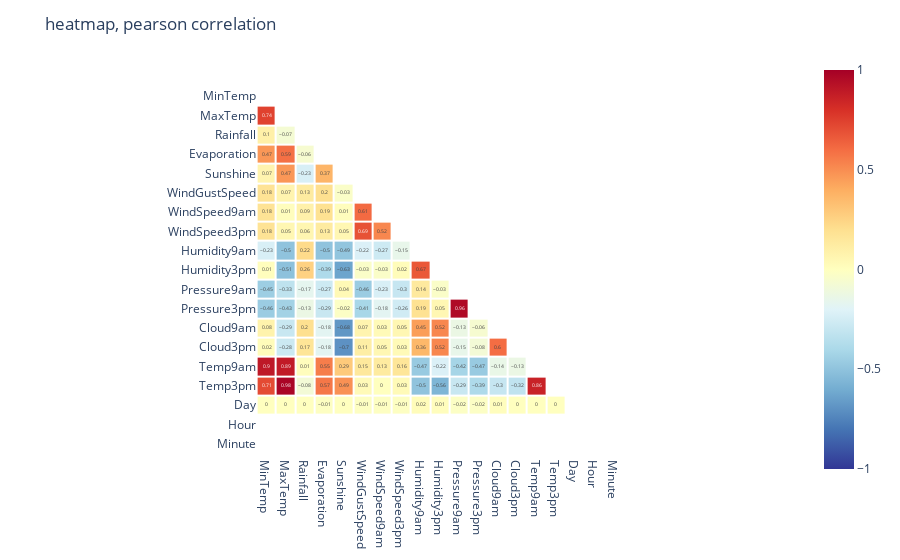

The code cell stored with this chart in its notebook:
### Markdown cell above
##### Correlation, angle (A)
- after datetime col creation
- before onehot encoding

### Code cell
import plotly.io as pio
import plotly.express as px
import plotly.io as pio
import plotly.graph_objs as go
from plotly.subplots import make_subplots

def heatmap_allfeatures_pearson(df, height=800, colors="Oryel"):

    df = df.select_dtypes(["number"])

    corr = df.corr().round(2)
    mask = np.zeros_like(corr, dtype=bool)
    mask[np.triu_indices_from(mask)] = True
    corr = corr.mask(mask)

    g = px.imshow(corr, text_auto=True, color_continuous_scale=colors, zmin=-1, zmax=1)

    g.update_layout(
    { "template": "plotly_white",
     "title": "heatmap, pearson correlation",
    "xaxis":{"showgrid": False,
             "zeroline": False},
    "yaxis": {"showgrid": False,
             "zeroline": False},
     "height": height,
   }).update_traces(xgap=2,ygap=2)

    return g, corr

fig, corr = heatmap_allfeatures_pearson(rain_ml, height=700, colors="RdYlBu_r")
fig

### Figure 1 — Plotly figure (JSON) as saved in the notebook; plotly's stock layout.template omitted (floating-point values rounded to 4 significant figures; data arrays with more than 128 entries replaced by an {"elided": "..."} marker saying what was removed)
{"data": [{"coloraxis": "coloraxis", "hovertemplate": "x: %{x}<br>y: %{y}<br>color: %{z}<extra></extra>", "name": "0", "texttemplate": "%{z}", "type": "heatmap", "x": ["MinTemp", "MaxTemp", "Rainfall", "Evaporation", "Sunshine", "WindGustSpeed", "WindSpeed9am", "WindSpeed3pm", "Humidity9am", "Humidity3pm", "Pressure9am", "Pressure3pm", "Cloud9am", "Cloud3pm", "Temp9am", "Temp3pm", "Day", "Hour", "Minute"], "xaxis": "x", "xgap": 2, "y": ["MinTemp", "MaxTemp", "Rainfall", "Evaporation", "Sunshine", "WindGustSpeed", "WindSpeed9am", "WindSpeed3pm", "Humidity9am", "Humidity3pm", "Pressure9am", "Pressure3pm", "Cloud9am", "Cloud3pm", "Temp9am", "Temp3pm", "Day", "Hour", "Minute"], "yaxis": "y", "ygap": 2, "z": {"elided": "19x19 float values"}}], "layout": {"autosize": true, "coloraxis": {"cmax": 1, "cmin": -1, "colorscale": [[0, "rgb(49,54,149)"], [0.1, "rgb(69,117,180)"], [0.2, "rgb(116,173,209)"], [0.3, "rgb(171,217,233)"], [0.4, "rgb(224,243,248)"], [0.5, "rgb(255,255,191)"], [0.6, "rgb(254,224,144)"], [0.7, "rgb(253,174,97)"], [0.8, "rgb(244,109,67)"], [0.9, "rgb(215,48,39)"], [1, "rgb(165,0,38)"]]}, "margin": {"t": 60}, "title": {"text": "heatmap, pearson correlation"}, "xaxis": {"anchor": "y", "autorange": true, "constrain": "domain", "domain": [0, 1], "range": [-0.5, 18.5], "scaleanchor": "y", "showgrid": false, "type": "category", "zeroline": false}, "yaxis": {"anchor": "x", "autorange": true, "constrain": "domain", "domain": [0.06339, 0.9366], "range": [18.5, -0.5], "showgrid": false, "type": "category", "zeroline": false}}}
